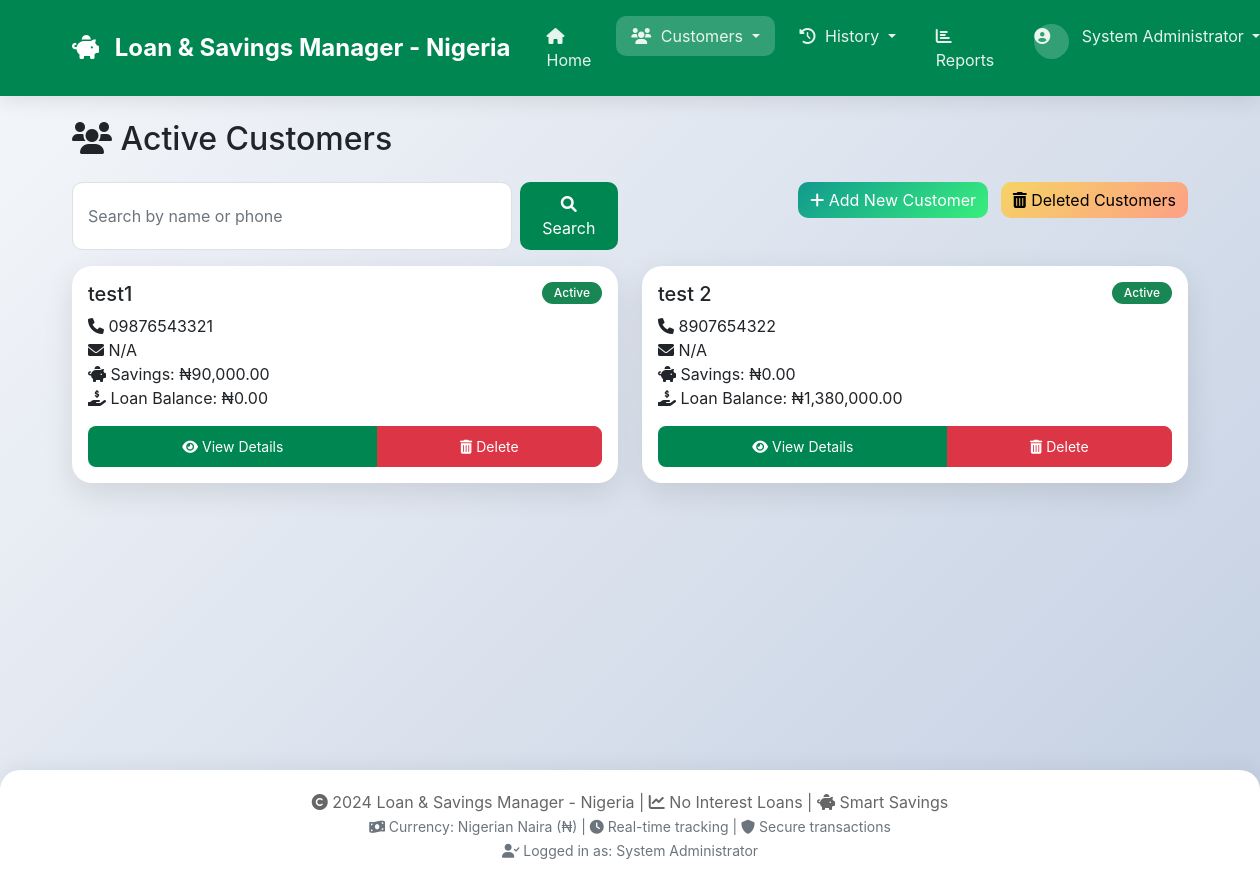
The app's page /customers (signed in) with its own data.
### app.py (models this page shows, shortened)
class Customer(db.Model):
    id = db.Column(db.Integer, primary_key=True)
    name = db.Column(db.String(100), nullable=False)
    phone = db.Column(db.String(20), unique=True, nullable=False)
    email = db.Column(db.String(100))
    address = db.Column(db.String(200))
    registration_date = db.Column(db.DateTime, default=datetime.utcnow)
    is_active = db.Column(db.Boolean, default=True)
    savings = db.relationship('Saving', backref='customer', lazy=True, cascade='all, delete-orphan')
    loans = db.relationship('Loan', backref='customer', lazy=True, cascade='all, delete-orphan')
    proxy_collections = db.relationship('ProxyCollection', backref='customer', lazy=True)
    def total_savings(self):
        total = sum(s.amount for s in self.savings if s.transaction_type == 'deposit')
        total -= sum(s.amount for s in self.savings if s.transaction_type == 'withdrawal')
        return total
    def total_loan_balance(self):
        total_borrowed = sum(l.amount for l in self.loans if l.status == 'active')
        total_repaid = sum(l.amount_repaid for l in self.loans if l.status == 'active')
        return total_borrowed - total_repaid

class Saving(db.Model):
    id = db.Column(db.Integer, primary_key=True)
    customer_id = db.Column(db.Integer, db.ForeignKey('customer.id'), nullable=False)
    amount = db.Column(db.Float, nullable=False)
    transaction_type = db.Column(db.String(20), nullable=False)  # deposit or withdrawal
    description = db.Column(db.String(200))
    transaction_date = db.Column(db.DateTime, default=datetime.utcnow)

class Loan(db.Model):
    id = db.Column(db.Integer, primary_key=True)
    customer_id = db.Column(db.Integer, db.ForeignKey('customer.id'), nullable=False)
    amount = db.Column(db.Float, nullable=False)
    amount_repaid = db.Column(db.Float, default=0)
    status = db.Column(db.String(20), default='active')  # active, completed, defaulted
    loan_date = db.Column(db.DateTime, default=datetime.utcnow)
    repayment_due_date = db.Column(db.DateTime)
    description = db.Column(db.String(200))

### app.py (the view)
@app.route('/customers')
@login_required
def customers():
    search = request.args.get('search', '')
    if search:
        customers_list = Customer.query.filter(
            Customer.is_active == True,
            (Customer.name.contains(search)) |
            (Customer.phone.contains(search))
        ).all()
    else:
        customers_list = Customer.query.filter_by(is_active=True).all()
    return render_template('customers.html', customers=customers_list, search=search)

### app.py (called while the page is built)
def login_required(f):
    @wraps(f)
    def decorated_function(*args, **kwargs):
        if 'admin_id' not in session:
            flash('Please login to access this page', 'warning')
            return redirect(url_for('login'))
        return f(*args, **kwargs)
    return decorated_function

@app.template_filter('format_currency')
def format_currency(value):
    if value is None:
        return "₦0.00"
    try:
        formatted = f"{value:,.2f}"
        return f"₦{formatted}"
    except (ValueError, TypeError):
        return f"₦{value}"

### templates/customers.html (shortened to what this page needs)
{% extends "base.html" %}
{% block content %}
<h2 class="mb-4"><i class="fas fa-users"></i> Active Customers</h2>
<div class="row mb-3">
    <div class="col-md-6">
        <form method="GET" action="{{ url_for('customers') }}" class="d-flex">
            <input type="text" name="search" class="form-control me-2" placeholder="Search by name or phone" value="{{ search }}">
            <button type="submit" class="btn btn-primary">
                <i class="fas fa-search"></i> Search
            </button>
        </form>
    </div>
    <div class="col-md-6 text-end">
        <a href="{{ url_for('add_customer') }}" class="btn btn-success">
            <i class="fas fa-plus"></i> Add New Customer
        </a>
        <a href="{{ url_for('deleted_customers') }}" class="btn btn-warning ms-2">
            <i class="fas fa-trash-alt"></i> Deleted Customers
        </a>
    </div>
</div>
<div class="row">
    {% for customer in customers if customer.is_active %}
    <div class="col-md-6 mb-3">
        <div class="card">
            <div class="card-body">
                <div class="d-flex justify-content-between align-items-start">
                    <h5 class="card-title">{{ customer.name }}</h5>
                    <span class="badge bg-success">Active</span>
                </div>
                <p class="card-text">
                    <i class="fas fa-phone"></i> {{ customer.phone }}<br>
                    <i class="fas fa-envelope"></i> {{ customer.email or 'N/A' }}<br>
                    <i class="fas fa-piggy-bank"></i> Savings: {{ customer.total_savings()|format_currency }}<br>
                    <i class="fas fa-hand-holding-usd"></i> Loan Balance: {{ customer.total_loan_balance()|format_currency }}
                </p>
                <div class="btn-group w-100">
                    <a href="{{ url_for('view_customer', customer_id=customer.id) }}" class="btn btn-primary btn-sm">
                        <i class="fas fa-eye"></i> View Details
                    </a>
                    <button type="button" class="btn btn-danger btn-sm" data-bs-toggle="modal" data-bs-target="#deleteModal{{ customer.id }}">
                        <i class="fas fa-trash-alt"></i> Delete
                    </button>
                </div>
            </div>
        </div>
    </div>
    {% else %}
    <div class="col-12">
        <div class="alert alert-info">
            <i class="fas fa-info-circle"></i> No active customers found.
        </div>
    </div>
    {% endfor %}
</div>
{% endblock %}

### templates/base.html (style rules this page uses)
:root { --primary-gradient: linear-gradient(135deg, #008751 0%, #008751 100%); --secondary-gradient: linear-gradient(135deg, #f093fb 0%, #f5576c 100%); --success-gradient: linear-gradient(135deg, #11998e 0%, #38ef7d 100%); --info-gradient: linear-gradient(135deg, #4facfe 0%, #00f2fe 100%); --warning-gradient: linear-gradient(135deg, #f6d365 0%, #fda085 100%); }
* { margin: 0; padding: 0; box-sizing: border-box; }
body { background: linear-gradient(135deg, #f5f7fa 0%, #c3cfe2 100%); min-height: 100vh; font-family: -apple-system, BlinkMacSystemFont, "Segoe UI", Roboto, "Helvetica Neue", Arial, sans-serif; }
.card { border: none; border-radius: 20px; box-shadow: 0 10px 30px rgba(0,0,0,0.1); transition: transform 0.3s, box-shadow 0.3s; background: white; margin-bottom: 20px; }
.btn-primary { background: var(--primary-gradient); border: none; border-radius: 10px; padding: 10px 20px; transition: all 0.3s; }
.btn-success { background: var(--success-gradient); border: none; border-radius: 10px; transition: all 0.3s; }
.btn-warning { background: var(--warning-gradient); border: none; border-radius: 10px; transition: all 0.3s; }
.badge { padding: 5px 12px; border-radius: 20px; font-weight: 500; }
.form-control, .form-select { border-radius: 10px; border: 1px solid #e0e0e0; padding: 10px 15px; transition: all 0.3s; }
.btn-group-sm > .btn, .btn-sm { border-radius: 8px; }

### records on screen
Customer: name "test1", phone "09876543321", email "N/A", total_savings "₦90,000.00", total_loan_balance "₦0.00"
Customer: name "test 2", phone "8907654322", email "N/A", total_savings "₦0.00", total_loan_balance "₦1,380,000.00"

### other values on screen
{{ session.get('admin_name', session.get('admin_username', 'Admin')) }} "System Administrator"
{{ session.get('admin_name', session.get('admin_username')) }} "System Administrator"
